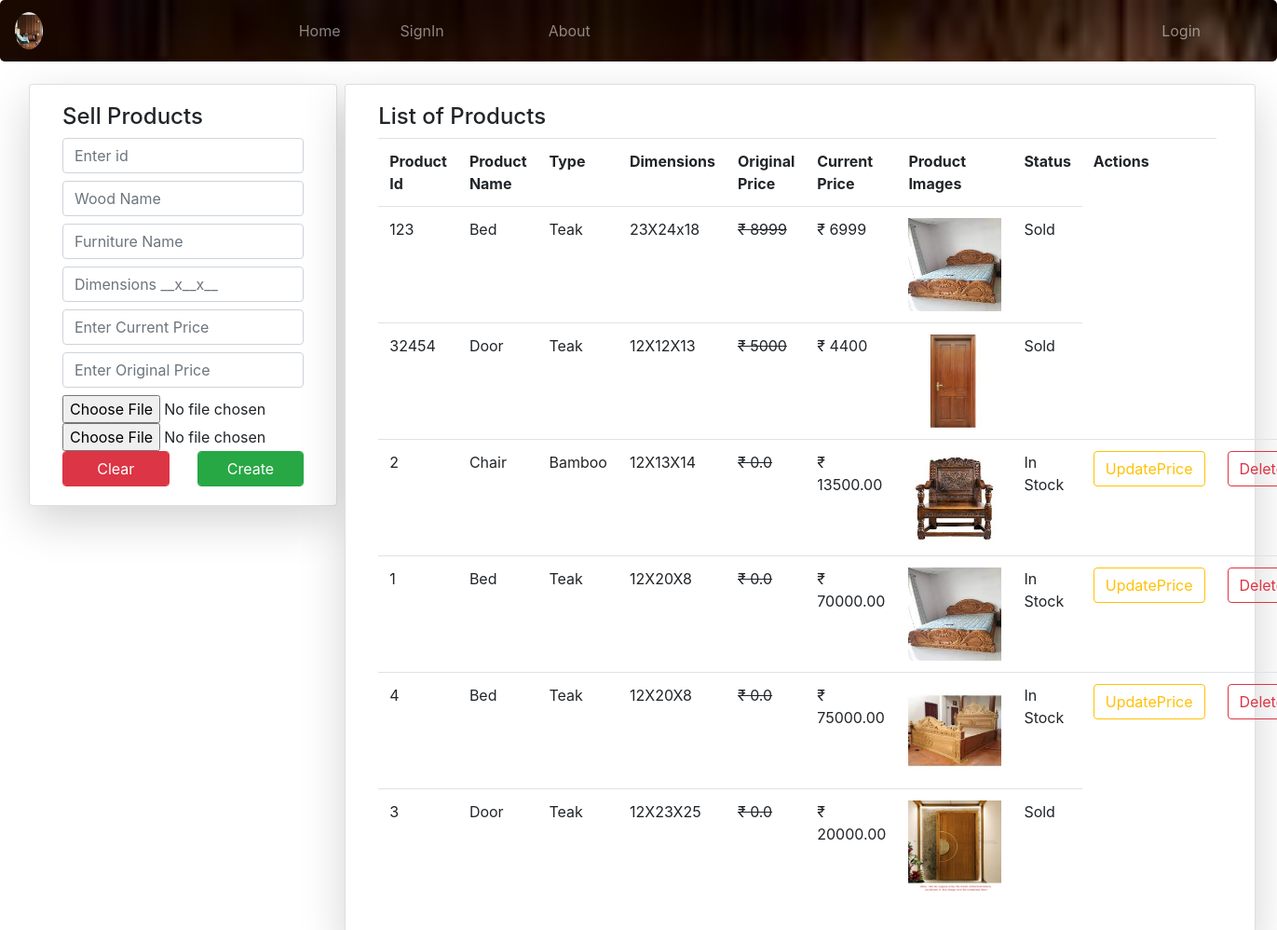
Page /sell/ on the committed database.
### HomeWoods/models.py (models this page shows)
class Sell(models.Model):
	prdct_id = models.PositiveIntegerField(primary_key=True,blank=True)
	im1 = models.ImageField(null=True,blank=True,upload_to='')
	im2 = models.ImageField(null=True,blank=True,upload_to='')
	dim = models.CharField(max_length=20)
	wd_type = models.CharField(max_length=25,blank=True)
	f_name = models.CharField(max_length=35)
	o_price = models.CharField(max_length=10)
	c_price = models.CharField(max_length=10)
	s_stat = models.CharField(max_length=10,null=True)

### HomeWoods/views.py (the view)
# urls.py: path('sell/', views.sell, name="sel"),
def sell(request):
	if request.method == "POST" :
		g5 = SelForm(request.POST,request.FILES)
		if g5.is_valid():
			g5.save()
			return redirect('/sell')
	g5 = SelForm()
	w1 = Sell.objects.all()
	return render(request,'html/sellprdcts.html',{'ff':g5,'fg':w1})

### HomeWoods/forms.py
class SelForm(forms.ModelForm):
	class Meta:
		model = Sell
		fields = ["prdct_id","wd_type","f_name","dim","c_price","o_price","im1","im2"]
		label = {
		        'im1' : ImageUploaderWidget(),
		        'im2' : ImageUploaderWidget(),
		}
		widgets = {
		"prdct_id":forms.TextInput(attrs={
			"class":"form-control my-2",
			"placeholder":"Enter id",
			}),
		"wd_type":forms.TextInput(attrs={
			"class":"form-control my-2",
			"placeholder":"Wood Name",
			}),
		"f_name":forms.TextInput(attrs={
			"class":"form-control my-2",
			"placeholder":"Furniture Name",
			}),
		"dim":forms.TextInput(attrs={
			"class":"form-control my-2",
			"placeholder":"Dimensions __x__x__",
			}),
		"c_price":forms.TextInput(attrs={
			"class":"form-control my-2",
			"placeholder":"Enter Current Price",
			}),
		"o_price":forms.TextInput(attrs={
			"class":"form-control my-2",
			"placeholder":"Enter Original Price",
			}),
		}

### templates/html/sellprdcts.html (shortened to what this page needs)
{% extends 'html/base.html' %}
{% load static %}
{% block content %}
<div class="container-fluid mt-4">
	<div class="row mx-2">
		<div class="card col-md-3 shadow-lg mx-2 h-100">
			<div class="card-body">
				<h4>Sell Products</h4>
				<form method="post" enctype='multipart/form-data'>
					{% for i in ff %}
						{{i}}
					{% endfor %}
					<div class="row">
						<div class="col">
							<input type="reset" value="Clear" class="form-control btn btn-danger">
						</div>
						<div class="col">
							<input type="submit" value="Create" class="form-control btn btn-success">
						</div>
					</div>
				</form>
			</div>
		</div>
		<div class="card col-md shadow-lg h-100">
			<div class="card-body">
				<h4>List of Products</h4>
				<table class="table">
					<tr>
						<th>Product Id</th>
						<th>Product Name</th>
						<th>Type</th>
						<th>Dimensions</th>
						<th>Original Price</th>
						<th>Current Price</th>
						<th>Product Images</th>
						<th>Status</th>
						<th>Actions</th>
					</tr>
					{% for j in fg %}
					<tr>
						<td>{{j.prdct_id}}</td>
						<td>{{j.f_name}}</td>
						<td>{{j.wd_type}}</td>
						<td>
							{{j.dim}}
						</td>
						<td>
							<s>₹ {{j.o_price}}</s>
						</td>
						<td>
							₹ {{j.c_price}}
						</td>
						<td>
							<img src="{{ j.im1.url }}" width="100px" height="100px">
						</td>
						{% if j.s_stat == 'Sold' %}
						<td>{{j.s_stat}}</td>
						{% else %}
						<td>In Stock</td>
						{% endif %}
						{% if j.s_stat != 'Sold' %}
						<td>
							<a href="selupd/{{j.prdct_id}}" class="btn btn-outline-warning form-control">UpdatePrice</a>
						</td>
						<td>
							<a href="sdel/{{j.prdct_id}}" class="btn btn-outline-danger form-control">Delete</a>
						</td>
						{% endif %}
					</tr>
					{% endfor %}
				</table>
			</div>
		</div>
	</div>
</div>
{% endblock %}

### rows in the picture
Sell: prdct_id "123", f_name "Bed", wd_type "Teak", dim "23X24x18", o_price "8999", c_price "6999", im1 (picture), s_stat "Sold"
Sell: prdct_id "32454", f_name "Door", wd_type "Teak", dim "12X12X13", o_price "5000", c_price "4400", im1 (picture), s_stat "Sold"
Sell: prdct_id "2", f_name "Chair", wd_type "Bamboo", dim "12X13X14", o_price "0.0", c_price "13500.00", im1 (picture), shows "In Stock"
Sell: prdct_id "1", f_name "Bed", wd_type "Teak", dim "12X20X8", o_price "0.0", c_price "70000.00", im1 (picture), shows "In Stock"
Sell: prdct_id "4", f_name "Bed", wd_type "Teak", dim "12X20X8", o_price "0.0", c_price "75000.00", im1 (picture), shows "In Stock"
Sell: prdct_id "3", f_name "Door", wd_type "Teak", dim "12X23X25", o_price "0.0", c_price "20000.00", im1 (picture), s_stat "Sold"
